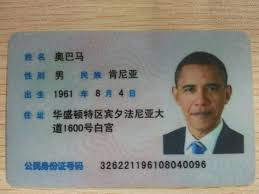
#> input picture genarate_data/idcard/1.jpg, 259 x 194 px; its folder holds only this picture in this run
$ python random_cut.py
#> lines starting #> are read from the running program, lines starting #| are printed output that depends on the picture
import os
import numpy as np
import cv2
import random

dir_path = 'idcard/'

files = os.listdir(dir_path)
num = 2000
name = 'bg_'
if not os.path.exists('data'):
    os.mkdir('data')

save_dir = 'data/0/'
if not os.path.exists(save_dir):
    os.mkdir(save_dir)

idx = 0
for file in files:
    img_path = os.path.join(dir_path, file)
    # print(img_path)
    img = cv2.imread(img_path, 0)
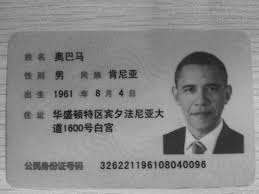
#> img: shape (194, 259); min 7, max 205, mean 137.4
    if img is None:
        continue
    # print(img.shape)
    img = cv2.resize(img, (450, 300))
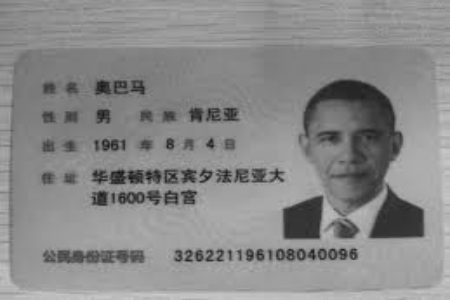
#> img: shape (300, 450); min 15, max 203, mean 137.3
    img = img[0:210, 280:]
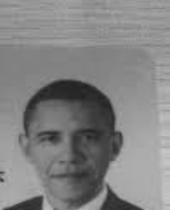
#> img: shape (210, 170); min 32, max 199, mean 130.9
    # cv2.imshow('test', img)
    # cv2.waitKey(0)

    for i in range(num):
        width = random.randint(5, 50)
        height = random.randint(5, 50)

        x1 = random.randint(0, 170)
        y1 = random.randint(0, 210)

        if x1+width > 170 or y1+height > 210:
            continue

        img_name = os.path.join(save_dir, name + str(idx) + '.jpg')
        print(img_name)
        cv2.imwrite(img_name, img[y1:y1+height, x1:x1+width])
        idx += 1
#> this loop made 2000 passes
#> pass 1, `cv2.imwrite(img_name, img[y1:y1+height, x1:x1+width])`:
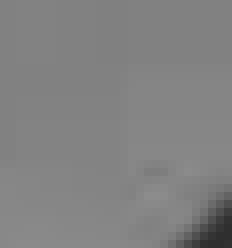
#> saved as bg_0.jpg: shape (31, 29) (shown 8 times larger); min 46, max 140, mean 129.3
#> after the loop, idx = 1462

$ run again, on genarate_data/idcard/13.jpg
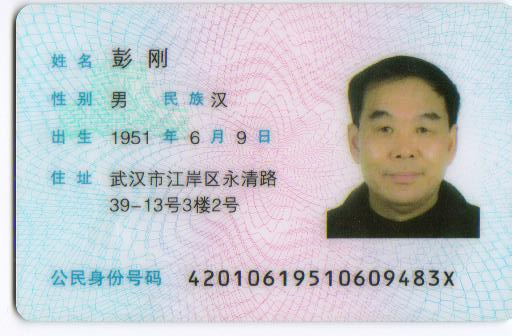
#> input picture genarate_data/idcard/13.jpg, 512 x 336 px
#> `img = img[0:210, 280:]`:
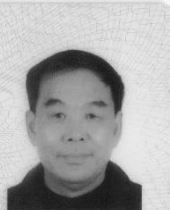
#> img: shape (210, 170); min 21, max 253, mean 167.8
#> the loop `for i in range(num):` made 2000 passes
#> pass 1, `cv2.imwrite(img_name, img[y1:y1+height, x1:x1+width])`:
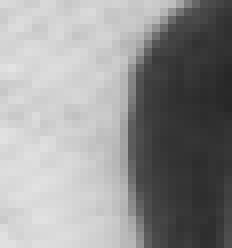
#> saved as bg_0.jpg: shape (31, 29) (shown 8 times larger); min 39, max 227, mean 147.4
#> after the loop `for i in range(num):`: idx = 1462

$ run again, on genarate_data/idcard/15.jpg
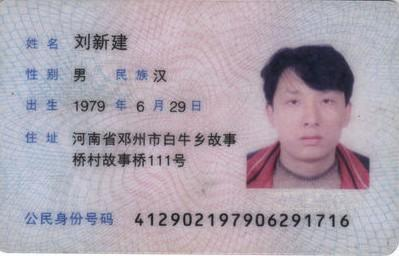
#> input picture genarate_data/idcard/15.jpg, 399 x 256 px
#> `img = img[0:210, 280:]`:
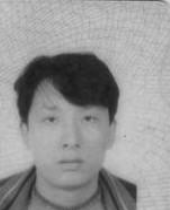
#> img: shape (210, 170); min 25, max 214, mean 149.4
#> the loop `for i in range(num):` made 2000 passes
#> pass 1, `cv2.imwrite(img_name, img[y1:y1+height, x1:x1+width])`:
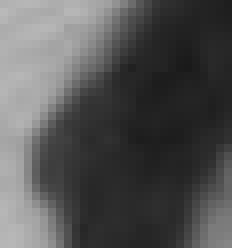
#> saved as bg_0.jpg: shape (31, 29) (shown 8 times larger); min 26, max 185, mean 83.2
#> after the loop `for i in range(num):`: idx = 1462

$ run again, on genarate_data/idcard/10.jpg
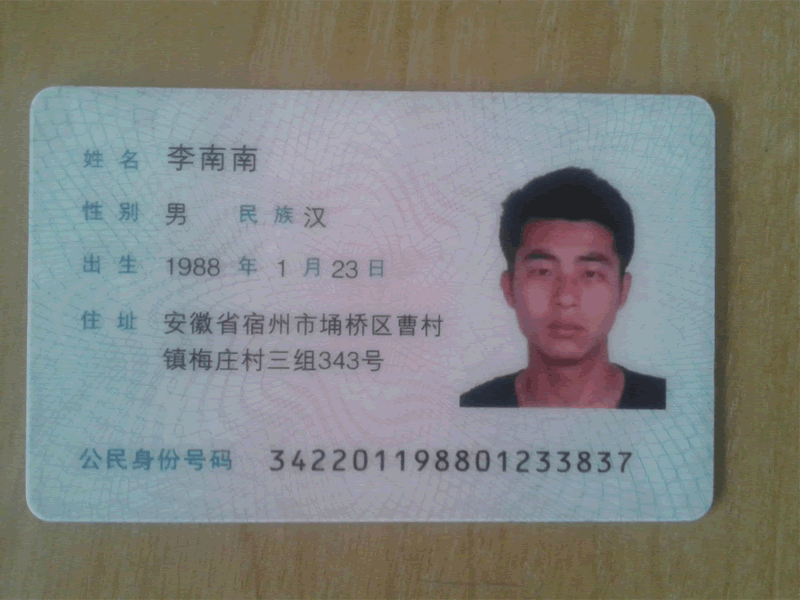
#> input picture genarate_data/idcard/10.jpg, 800 x 600 px
#> the loop `for i in range(num):` made 2000 passes
#> pass 1, `cv2.imwrite(img_name, img[y1:y1+height, x1:x1+width])`:
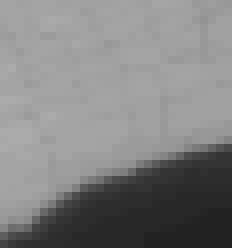
#> saved as bg_0.jpg: shape (31, 29) (shown 8 times larger); min 34, max 171, mean 129.4
#> after the loop `for i in range(num):`: idx = 1462
